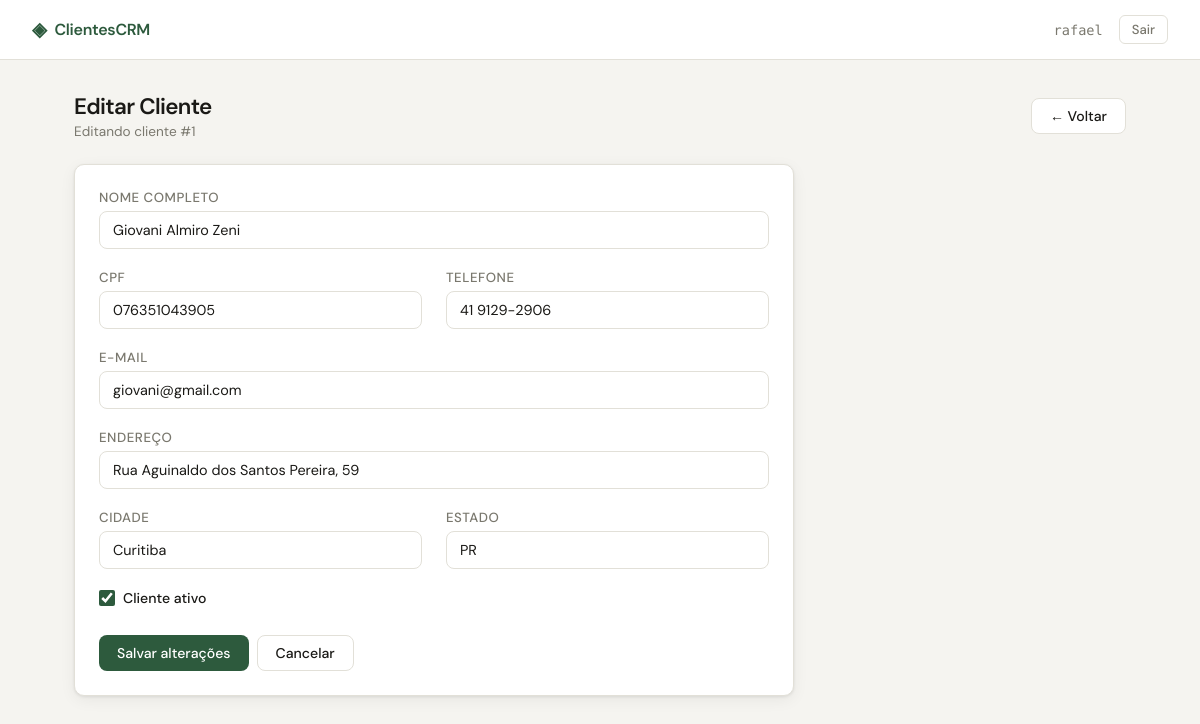
/clientes/1/editar/ (signed in), run on the app's committed database.
### clientes/models.py (models this page shows, shortened)
class Cliente(models.Model):
    nome = models.CharField(max_length=200, verbose_name='Nome completo')
    email = models.EmailField(unique=True, verbose_name='E-mail')
    telefone = models.CharField(max_length=20, verbose_name='Telefone')
    cpf = models.CharField(max_length=14, unique=True, verbose_name='CPF')
    endereco = models.CharField(max_length=300, verbose_name='Endereço', blank=True)
    cidade = models.CharField(max_length=100, verbose_name='Cidade', blank=True)
    estado = models.CharField(max_length=2, verbose_name='Estado', blank=True)
    ativo = models.BooleanField(default=True, verbose_name='Ativo')
    criado_em = models.DateTimeField(auto_now_add=True, verbose_name='Criado em')
    atualizado_em = models.DateTimeField(auto_now=True, verbose_name='Atualizado em')
    class Meta:
        verbose_name = 'Cliente'
        verbose_name_plural = 'Clientes'
        ordering = ['nome']

### clientes/views.py (the view)
# urls.py: path('<int:pk>/editar/', views.cliente_update, name='cliente_update'),
@login_required
def cliente_update(request, pk):
    cliente = get_object_or_404(Cliente, pk=pk)
    form = ClienteForm(request.POST or None, instance=cliente)
    if request.method == 'POST' and form.is_valid():
        form.save()
        messages.success(request, 'Cliente atualizado com sucesso!')
        return redirect('cliente_list')
    return render(request, 'clientes/form.html', {'form': form, 'titulo': 'Editar Cliente', 'cliente': cliente})

### clientes/forms.py
class ClienteForm(forms.ModelForm):
    class Meta:
        model = Cliente
        fields = ['nome', 'email', 'telefone', 'cpf', 'endereco', 'cidade', 'estado', 'ativo']
        widgets = {
            'nome': forms.TextInput(attrs={'class': 'form-input', 'placeholder': 'Nome completo'}),
            'email': forms.EmailInput(attrs={'class': 'form-input', 'placeholder': 'email@exemplo.com'}),
            'telefone': forms.TextInput(attrs={'class': 'form-input', 'placeholder': '(41) 99999-9999'}),
            'cpf': forms.TextInput(attrs={'class': 'form-input', 'placeholder': '000.000.000-00'}),
            'endereco': forms.TextInput(attrs={'class': 'form-input', 'placeholder': 'Rua, número, complemento'}),
            'cidade': forms.TextInput(attrs={'class': 'form-input', 'placeholder': 'Cidade'}),
            'estado': forms.TextInput(attrs={'class': 'form-input', 'placeholder': 'PR', 'maxlength': '2'}),
            'ativo': forms.CheckboxInput(attrs={'class': 'form-checkbox'}),
        }

### templates/clientes/form.html (shortened to what this page needs)
{% extends 'base.html' %}
{% block content %}
<div class="page-header">
  <div>
    <h1 class="page-title">{{ titulo }}</h1>
    <p class="page-subtitle">{% if cliente %}Editando cliente #{{ cliente.pk }}{% else %}Preencha os dados abaixo{% endif %}</p>
  </div>
  <a href="{% url 'cliente_list' %}" class="btn btn-secondary">← Voltar</a>
</div>
<div class="card" style="max-width: 720px;">
  <div class="card-body">
    <form method="post">
      <div style="display:grid; grid-template-columns: 1fr 1fr; gap: 0 1.5rem;">
        <div class="form-group" style="grid-column: 1 / -1;">
          <label>{{ form.nome.label }}</label>
          {{ form.nome }}
        </div>
        <div class="form-group">
          <label>{{ form.cpf.label }}</label>
          {{ form.cpf }}
        </div>
        <div class="form-group">
          <label>{{ form.telefone.label }}</label>
          {{ form.telefone }}
        </div>
        <div class="form-group" style="grid-column: 1 / -1;">
          <label>{{ form.email.label }}</label>
          {{ form.email }}
        </div>
        <div class="form-group" style="grid-column: 1 / -1;">
          <label>{{ form.endereco.label }}</label>
          {{ form.endereco }}
        </div>
        <div class="form-group">
          <label>{{ form.cidade.label }}</label>
          {{ form.cidade }}
        </div>
        <div class="form-group">
          <label>{{ form.estado.label }}</label>
          {{ form.estado }}
        </div>
        <div class="form-group" style="display:flex; align-items:center; gap:8px; grid-column: 1 / -1;">
          {{ form.ativo }}
          <span style="font-size:0.88rem; font-weight:500;">Cliente ativo</span>
        </div>
      </div>
      <div style="display:flex; gap:8px; margin-top:0.5rem;">
        <button type="submit" class="btn btn-primary">
          {% if cliente %}Salvar alterações{% else %}Cadastrar cliente{% endif %}
        </button>
        <a href="{% url 'cliente_list' %}" class="btn btn-secondary">Cancelar</a>
      </div>
    </form>
  </div>
</div>
{% endblock %}

### templates/base.html (shortened to what this page needs)
<!DOCTYPE html>
<html lang="pt-br">
<head>
</head>
<body>
  {% if user.is_authenticated %}
  <nav>
    <a class="nav-brand" href="{% url 'cliente_list' %}">
      <span>◈</span> ClientesCRM
    </a>
    <div class="nav-right">
      <span class="nav-user">{{ user.username }}</span>
      <a class="btn-logout" href="{% url 'logout' %}">Sair</a>
    </div>
  </nav>
  {% endif %}
  <main>
    {% block content %}{% endblock %}
  </main>
</body>
</html>

### templates/base.html (style rules this page uses)
*, *::before, *::after { box-sizing: border-box; margin: 0; padding: 0; }
:root { --bg: #f5f4f0; --surface: #ffffff; --border: #e2e0d8; --text: #1a1916; --muted: #7a786e; --accent: #2d5a3d; --accent-light: #e8f2eb; --danger: #c0392b; --danger-light: #fdf0ef; --warning: #d4850a; --radius: 10px; --shadow: 0 1px 3px rgba(0,0,0,0.08), 0 4px 16px rgba(0,0,0,0.06); }
body { font-family: 'DM Sans', sans-serif; background: var(--bg); color: var(--text); min-height: 100vh; }
nav { background: var(--surface); border-bottom: 1px solid var(--border); padding: 0 2rem; display: flex; align-items: center; justify-content: space-between; height: 60px; position: sticky; top: 0; z-index: 100; }
.nav-brand { font-weight: 600; font-size: 1rem; color: var(--accent); letter-spacing: -0.02em; display: flex; align-items: center; gap: 8px; text-decoration: none; }
.nav-brand span { font-size: 1.2rem; }
.nav-right { display: flex; align-items: center; gap: 1rem; }
.nav-user { font-size: 0.85rem; color: var(--muted); font-family: 'DM Mono', monospace; }
.btn-logout { font-family: 'DM Sans', sans-serif; font-size: 0.82rem; font-weight: 500; color: var(--muted); background: none; border: 1px solid var(--border); border-radius: 6px; padding: 5px 12px; cursor: pointer; transition: all 0.15s; text-decoration: none; }
main { max-width: 1100px; margin: 0 auto; padding: 2rem 1.5rem; }
.btn { display: inline-flex; align-items: center; gap: 6px; font-family: 'DM Sans', sans-serif; font-size: 0.88rem; font-weight: 500; padding: 8px 18px; border-radius: 8px; border: none; cursor: pointer; text-decoration: none; transition: all 0.15s; }
.btn-primary { background: var(--accent); color: #fff; }
.btn-secondary { background: var(--surface); color: var(--text); border: 1px solid var(--border); }
.form-input { width: 100%; padding: 9px 13px; border: 1px solid var(--border); border-radius: 8px; font-family: 'DM Sans', sans-serif; font-size: 0.9rem; background: var(--surface); color: var(--text); transition: border 0.15s; outline: none; }
.form-input::placeholder { color: #bbb; }
.form-checkbox { accent-color: var(--accent); width: 16px; height: 16px; }
label { font-size: 0.83rem; font-weight: 500; color: var(--muted); display: block; margin-bottom: 5px; text-transform: uppercase; letter-spacing: 0.04em; }
.form-group { margin-bottom: 1.25rem; }
.card { background: var(--surface); border: 1px solid var(--border); border-radius: var(--radius); box-shadow: var(--shadow); }
.card-body { padding: 1.5rem; }
.page-header { display: flex; align-items: center; justify-content: space-between; margin-bottom: 1.5rem; }
.page-title { font-size: 1.4rem; font-weight: 600; letter-spacing: -0.03em; }
.page-subtitle { font-size: 0.85rem; color: var(--muted); margin-top: 2px; }

### data on the page
Cliente: pk "1", nome "Giovani Almiro Zeni", cpf "076351043905", telefone "41 9129-2906", email "giovani@gmail.com", endereco "Rua Aguinaldo dos Santos Pereira, 59", cidade "Curitiba", estado "PR", ativo "☑"

### other printed values
{{ user.username }} "rafael"
{{ titulo }} "Editar Cliente"
